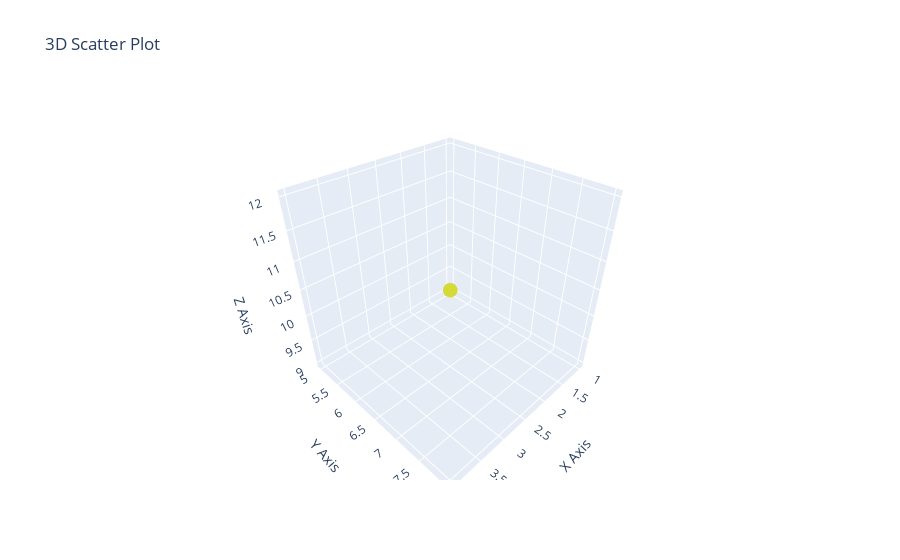

Source (notebook cell):
### Code cell
import plotly.graph_objects as go

x = [1, 2, 3, 4]
y = [5, 6, 7, 8]
z = [9, 10, 11, 12]

fig = go.Figure(data=[go.Scatter3d(x=x,y=y,z=z,mode='markers',
    marker=dict(size=5, color=z, colorscale='Viridis', opacity=0.8))])

fig.update_layout(title="3D Scatter Plot",scene=dict(
        xaxis_title="X Axis",
        yaxis_title="Y Axis",
        zaxis_title="Z Axis"))
fig.show()

### Figure 1 — Plotly figure (JSON) as saved in the notebook; plotly's stock layout.template omitted (floating-point values rounded to 4 significant figures)
{"data": [{"marker": {"color": [9, 10, 11, 12], "colorscale": [[0, "#440154"], [0.1111, "#482878"], [0.2222, "#3e4989"], [0.3333, "#31688e"], [0.4444, "#26828e"], [0.5556, "#1f9e89"], [0.6667, "#35b779"], [0.7778, "#6ece58"], [0.8889, "#b5de2b"], [1, "#fde725"]], "opacity": 0.8, "size": 5}, "mode": "markers", "type": "scatter3d", "x": [1, 2, 3, 4], "y": [5, 6, 7, 8], "z": [9, 10, 11, 12]}], "layout": {"scene": {"xaxis": {"title": {"text": "X Axis"}}, "yaxis": {"title": {"text": "Y Axis"}}, "zaxis": {"title": {"text": "Z Axis"}}}, "title": {"text": "3D Scatter Plot"}}}
